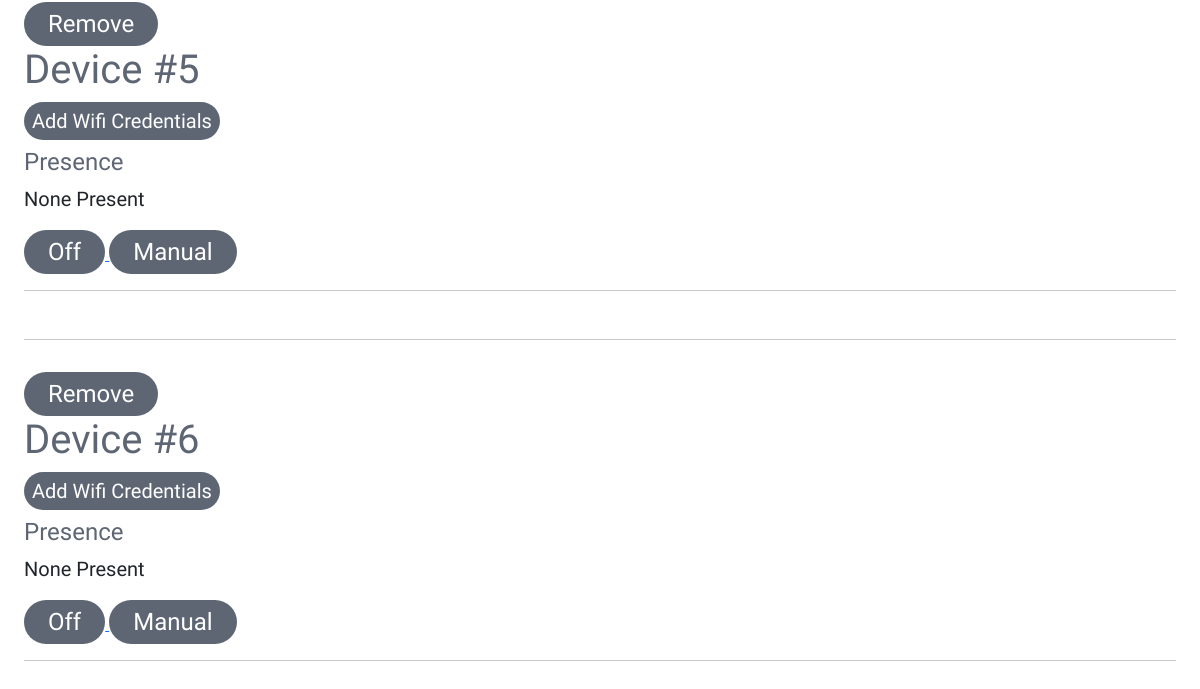
Page /devices/ (signed in, lower part) on the earlier database version.
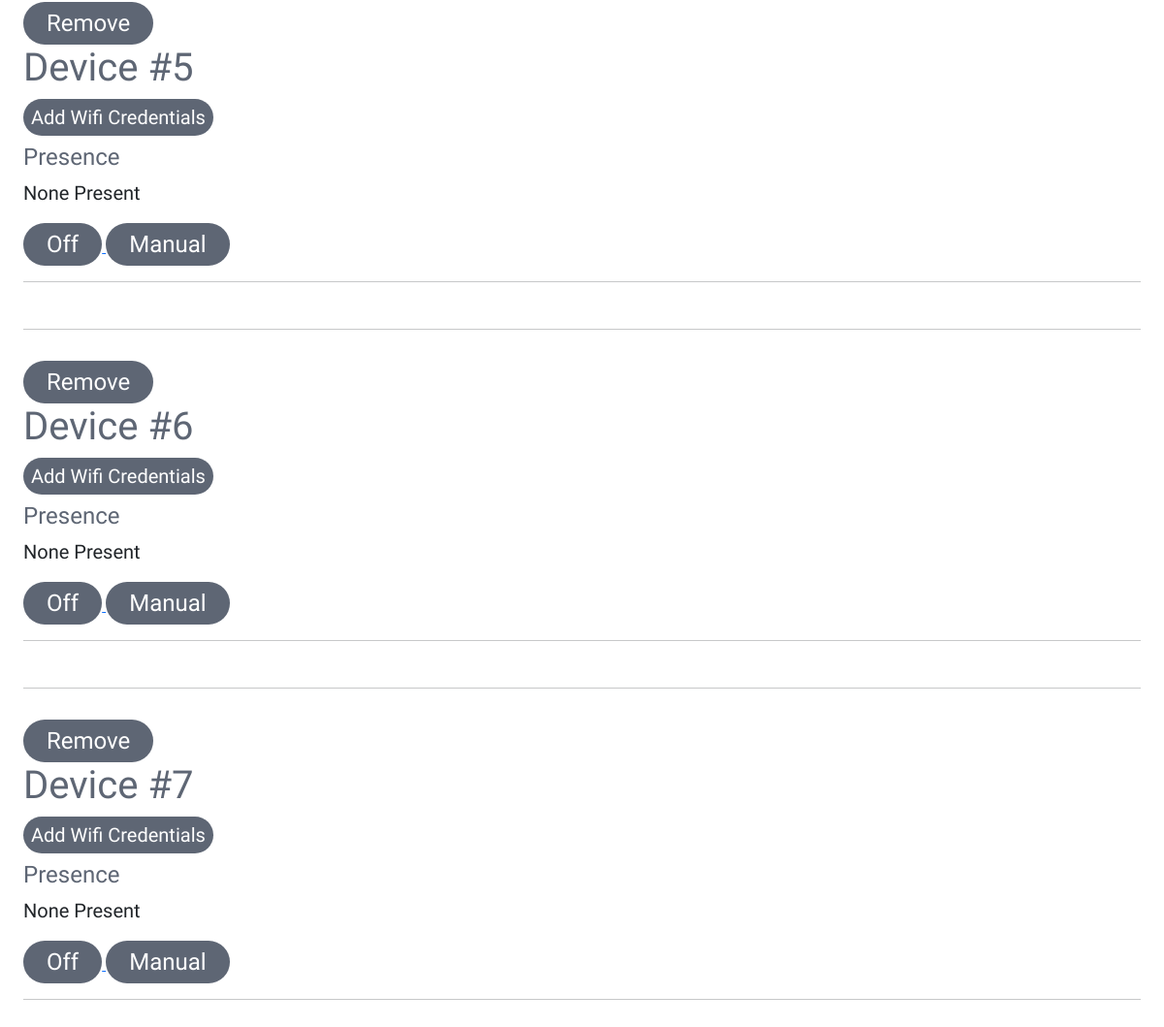
Same page on the later database version.
### device/models.py (models this page shows)
class Device(models.Model):
    manufacturing_id = models.CharField(max_length=255)
    associated_wifi_credentials = models.ForeignKey(WifiCredential, on_delete=models.SET_NULL, null=True, blank=True)
    associated_user = models.ForeignKey(User, on_delete=models.SET_NULL, null=True, blank=True)
    any_presence = models.BooleanField(null=True, blank=True)
    state = models.BooleanField(null=True, blank=True)
    is_auto = models.BooleanField(null=True, blank=True)

### device/views.py (the view)
# urls.py: path("", views.devices_view, name="devices"),
@login_required(login_url="login")
def devices_view(request):
    if request.user.is_superuser:
        devices = Device.objects.all()
    else:
        devices = Device.objects.filter(associated_user=request.user)
    context = {"devices": devices}
    return render(request, "devices.html", context)

### device/templates/devices.html (shortened to what this page needs)
{% extends "layout.html" %} {% block content %}
{% include "components/device/devices_component.html" %}
{% endblock content %}

### templates/components/device/device_component.html
<div class="my-5 mx-4">
	<hr />
	<a href="{% url 'remove_device' device.id %}"><button
			class="form_button mt-3 px-4 py-1 border-0 fs-4 rounded-pill"
			style="border-radius: 7.5px">
			Remove
		</button></a>
	<h1 class="form_heading fs-1">Device #{{device.id}}</h1>
	{% if device.associated_wifi_credentials %}
	<a
		href="{% url 'update_wifi_credentials' device.associated_wifi_credentials.id %}">
		<button
			class="form_button px-2 py-1 border-0 fs-5 rounded-pill"
			style="border-radius: 7.5px">
			Update Wifi Credentials
		</button>
	</a>
	<p class="fs-4 mt-1 my-0 form_heading">Wifi SSID</p>
	<p class="fs-5 mt-1 my-0">{{device.associated_wifi_credentials.ssid}}</p>
	{% else %}
	<a
		href="{% url 'get_wifi_credentials' device.id %}">
		<button
			class="form_button px-2 py-1 border-0 fs-5 rounded-pill"
			style="border-radius: 7.5px">
			Add Wifi Credentials
		</button>
	</a>
	{% endif %}
	<p class="fs-4 mt-1 my-0 form_heading">Presence</p>
	<p class="fs-5 mt-1 my-0">
		{% if device.presence %} Present {% else %} None Present {% endif %}
	</p>
	<a href="{% url 'toggle_state' device.id %}">
		<button
			class="form_button mt-3 px-4 py-1 border-0 fs-4 rounded-pill"
			style="border-radius: 7.5px">
			{% if device.state %} On {% else %} Off {% endif %}
		</button>
	</a>
	<a href="{% url 'toggle_mode' device.id %}">
		<button
			class="form_button mt-3 px-4 py-1 border-0 fs-4 rounded-pill"
			style="border-radius: 7.5px">
			{% if device.is_auto %} Auto {% else %} Manual {% endif %}
		</button>
	</a>
	<hr />
</div>

Differences in the rows shown:
added Device: id "7", shows "Add Wifi Credentials", shows "Off", shows "Manual"
